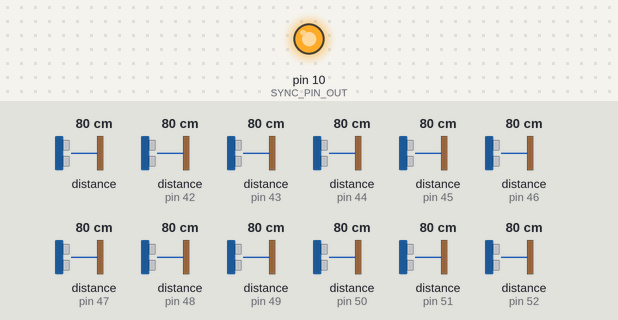
Bench run of a sketch on a simulated Arduino Uno, built with avr-gcc and run on an emulated ATmega328P. Parts: output pins drawn as LEDs (lit = HIGH). The test bench sets the inputs (shaded band); at power-on: distance to the obstacle 80 cm, distance to the obstacle (sensors on pin 42, pin 43, pin 44, pin 45, pin 46, pin 47, pin 48, pin 49, pin 50, pin 51, pin 52) 80 cm. What the sketch prints to the serial monitor is not drawn.

Above: at 0.1 s.
At 1.9 s:
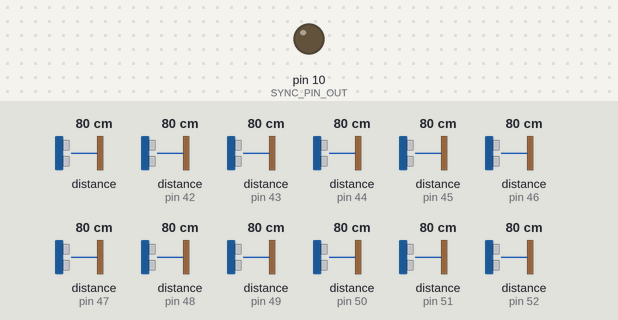
2.0 s: distance to the obstacle (sensor 0) set to 2 cm
4.2 s: distance to the obstacle (sensor on pin 42) set to 2 cm
6.1 s: distance to the obstacle (sensor on pin 43) set to 2 cm
8.1 s: distance to the obstacle (sensor on pin 44) set to 2 cm
10.1 s: distance to the obstacle (sensor on pin 45) set to 2 cm
12.1 s: distance to the obstacle (sensor on pin 46) set to 2 cm
Timing chart, 0 to 15.1 s (numbered marks = the images above; inputs shaded):
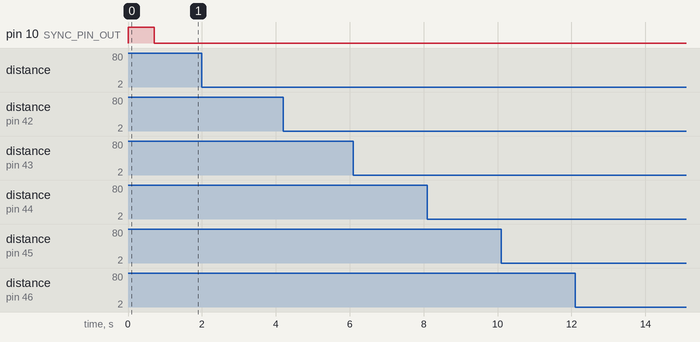

Measured:
- after the input at 2.0 s, every drawn part: stays the same
- after the input at 4.2 s, every drawn part: stays the same
- after the input at 6.1 s, every drawn part: stays the same
- after the input at 8.1 s, every drawn part: stays the same
- after the input at 10.1 s, every drawn part: stays the same
- after the input at 12.1 s, every drawn part: stays the same

The sketch:

vl53l0x_12sensors_master.ino
```cpp
#include "Adafruit_VL53L0X.h"

#define RING_RADIUS 0.243f // [m]
#define SENSORS_NUM 12u
#define LOX_START_ADDRESS 0x29
#define SCAN_LENGTH 0.01f
#define ALPHA (TWO_PI / SENSORS_NUM)

#define foreach(SENSORS_NUM, iter) for(uint8_t iter = 0; iter < SENSORS_NUM; iter++)

typedef enum {
    SHT_LOX_SENSOR1_0_DEG = 26,
    SHT_LOX_SENSOR2_15_DEG = 24,
    SHT_LOX_SENSOR3_30_DEG = 22,
    SHT_LOX_SENSOR4_45_DEG = 32,
    SHT_LOX_SENSOR5_60_DEG = 30,
    SHT_LOX_SENSOR6_75_DEG = 28,
    SHT_LOX_SENSOR7_90_DEG = 38,
    SHT_LOX_SENSOR8_105_DEG = 36,
    SHT_LOX_SENSOR9_120_DEG = 34,
    SHT_LOX_SENSOR10_135_DEG = 44,
    SHT_LOX_SENSOR11_150_DEG = 42,
    SHT_LOX_SENSOR12_165_DEG,
    SHT_LOX_SENSOR13_180_DEG,
    SHT_LOX_SENSOR14_195_DEG,
    SHT_LOX_SENSOR15_210_DEG,
    SHT_LOX_SENSOR16_225_DEG,
    SHT_LOX_SENSOR17_240_DEG,
    SHT_LOX_SENSOR18_255_DEG,
    SHT_LOX_SENSOR19_270_DEG,
    SHT_LOX_SENSOR20_285_DEG,
    SHT_LOX_SENSOR21_300_DEG,
    SHT_LOX_SENSOR22_315_DEG,
    SHT_LOX_SENSOR23_330_DEG,
    SHT_LOX_SENSOR24_345_DEG = 40
} sht_lox_pins_e;

typedef enum {
    SYNC_PIN_OUT = 10
} sync_pins_e;

sht_lox_pins_e shut_pins[SENSORS_NUM] = {
   [0] = SHT_LOX_SENSOR1_0_DEG,
   [1] = SHT_LOX_SENSOR2_15_DEG,
   [2] = SHT_LOX_SENSOR3_30_DEG,
   [3] = SHT_LOX_SENSOR4_45_DEG,
   [4] = SHT_LOX_SENSOR5_60_DEG,
   [5] = SHT_LOX_SENSOR6_75_DEG,
   [6] = SHT_LOX_SENSOR7_90_DEG,
   [7] = SHT_LOX_SENSOR8_105_DEG,
   [8] = SHT_LOX_SENSOR9_120_DEG,
   [9] = SHT_LOX_SENSOR10_135_DEG,
   [10] = SHT_LOX_SENSOR11_150_DEG,
   [11] = SHT_LOX_SENSOR24_345_DEG
};


const uint32_t magic_number = 0xFF8A32F1;


struct sensors {
  Adafruit_VL53L0X sensors[SENSORS_NUM];
  uint32_t magic_number;
} sensors_s;

struct scans {
  uint16_t scans[SENSORS_NUM];
  uint32_t starting_time;
} scans_s;

void setID() {
  // reset
  foreach(SENSORS_NUM, iter) {
    digitalWrite(shut_pins[iter], LOW);
    delay(10);
  }
  delay(10);
  // set ID
  Serial.println("Boot");
  foreach(SENSORS_NUM, iter) {
    digitalWrite(shut_pins[iter], HIGH);
    //pinMode(shut_pins[iter], INPUT);
    delay(10);
    if (sensors_s.magic_number != magic_number) {
      Serial.println("Memory overwrite");
      while(1);
    }
    if(!sensors_s.sensors[iter].begin(LOX_START_ADDRESS + iter)) {
      Serial.print("Failed to boot VL53L0X #");
      digitalWrite(shut_pins[iter], LOW);
    }
    else {
      Serial.print("Sucessfully boot VLX #");
    }
    Serial.println(iter);
    delay(10);
  }
}

void setupSensors() {
  foreach(SENSORS_NUM, iter) {
    sensors_s.sensors[iter].setMeasurementTimingBudgetMicroSeconds(1);
    delay(10);
    sensors_s.sensors[iter].startRangeContinuous(1);
    delay(10);
  }
}

void send_data(uint8_t* buf, uint8_t sz) {
  Serial.write(buf, sz);
}

void setup() {

  sensors_s.magic_number = magic_number;

  Serial.begin(115200);

  // wait until serial port opens for native USB devices
  while (! Serial) {
     delay(1);
  }

  digitalWrite(SDA, 1);
  digitalWrite(SCL, 1);

  foreach(SENSORS_NUM, iter) {
    pinMode(shut_pins[iter], OUTPUT);
  }
  pinMode(SYNC_PIN_OUT, OUTPUT);
  digitalWrite(SYNC_PIN_OUT, HIGH);

  setID();
  delay(50);
  setupSensors();
  delay(50);
  memset(&scans_s.scans[0], 0, SENSORS_NUM);

  digitalWrite(SYNC_PIN_OUT, LOW);
  scans_s.starting_time = millis();
}

void loop() {

  for(uint8_t iter = 0; iter < SENSORS_NUM; iter++) {
    scans_s.scans[iter] = sensors_s.sensors[iter].readRangeResult();
  }

  const uint8_t data_length = SENSORS_NUM*sizeof(scans_s.scans[0]);
  const uint8_t packet_length = data_length + sizeof(scans_s.starting_time) + 3; // packet_length, sensors_num and CRC
  uint8_t tx[packet_length + 2]; // 11 + 2 = 13
  tx[0] = 0xFF;
  tx[1] = 0xFF;
  tx[2] = packet_length;
  tx[3] = SENSORS_NUM;
  for(uint8_t i = 0; i < SENSORS_NUM; i++) {
    for (size_t s = 0; s < sizeof(scans_s.scans[0]); s++) {
      tx[4+2*i+s] = (scans_s.scans[i] >> s*8) & 0xFF;
    }
  }
  uint32_t delta = millis() - scans_s.starting_time;
  for (size_t s = 0; s < sizeof(scans_s.starting_time); s++) {
    tx[4+data_length+s] = (delta >> s*8) & 0xFF;
  }
  uint16_t check_sum = 0x00;
  for (uint8_t ind = 2; ind < packet_length+1; ++ind) {
    check_sum += tx[ind];
  }
  tx[8+data_length] = (uint8_t)((~check_sum) & 0xff);
  send_data(&tx[0], sizeof(tx));

}
```
